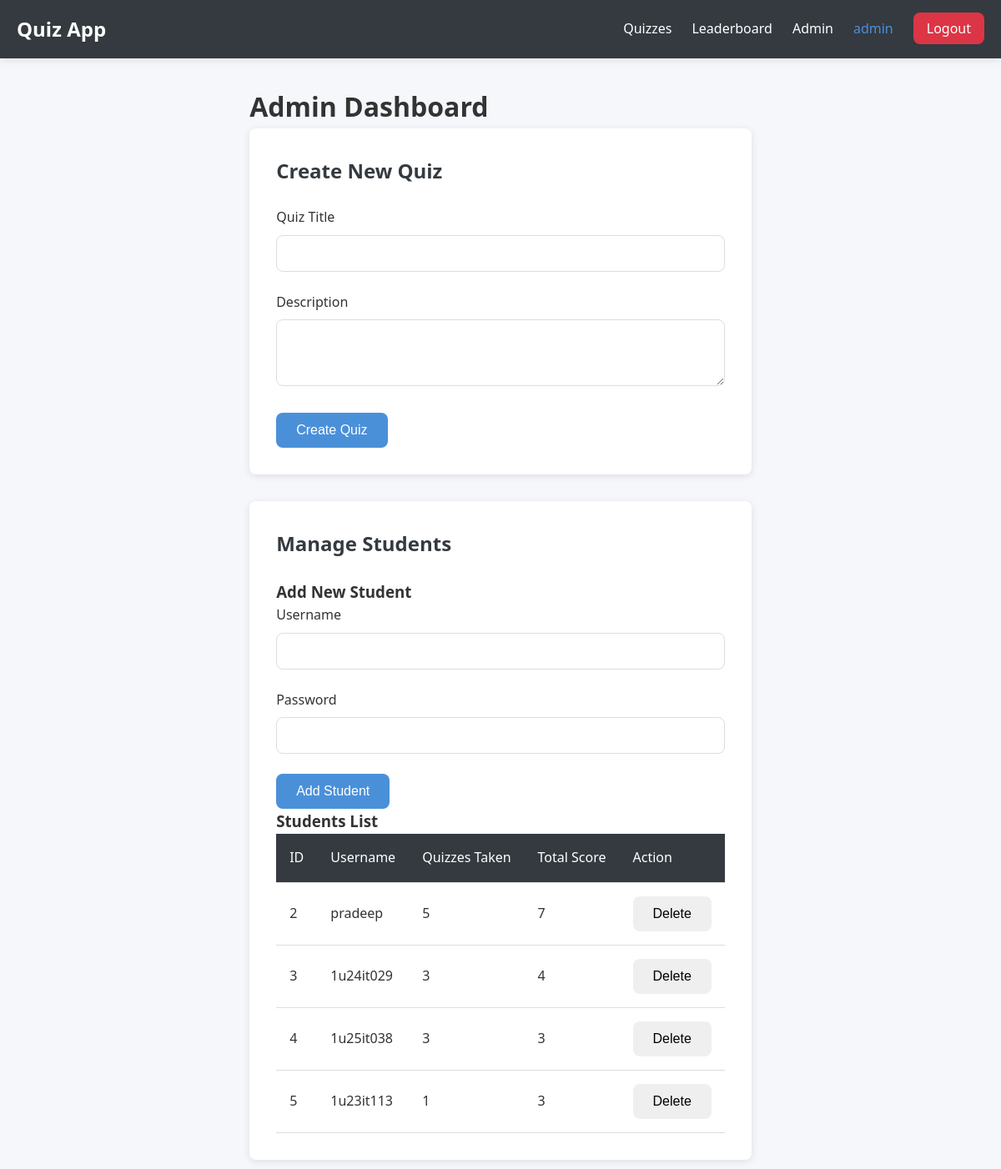
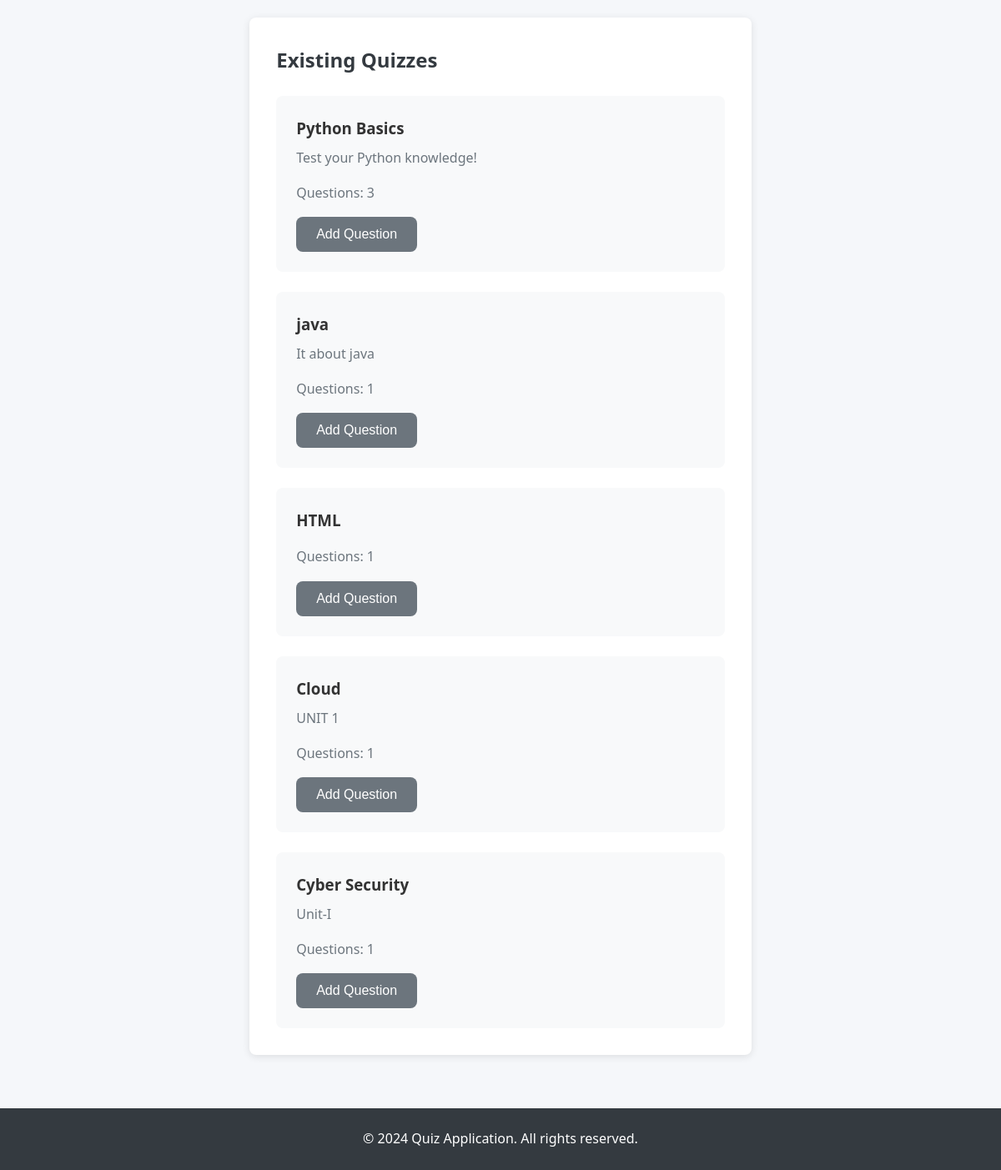
The page /admin (signed in) on the database its author committed (2 pictures, top to bottom).
### app.py (models this page shows)
class User(UserMixin, db.Model):
    id = db.Column(db.Integer, primary_key=True)
    username = db.Column(db.String(150), unique=True, nullable=False)
    password_hash = db.Column(db.String(200), nullable=False)
    is_admin = db.Column(db.Boolean, default=False)
    scores = db.relationship('Score', backref='user', lazy=True)

class Quiz(db.Model):
    id = db.Column(db.Integer, primary_key=True)
    title = db.Column(db.String(200), nullable=False)
    description = db.Column(db.Text)
    questions = db.relationship('Question', backref='quiz', lazy=True)

### app.py (the view)
@app.route('/admin')
@login_required
def admin():
    if not current_user.is_admin:
        flash('Access denied', 'error')
        return redirect(url_for('quizzes'))
    quizzes = Quiz.query.all()
    users = User.query.filter_by(is_admin=False).all()
    return render_template('admin.html', quizzes=quizzes, users=users)

### app.py (called while the page is built)
@login_manager.user_loader
def load_user(user_id):
    return User.query.get(int(user_id))

### templates/admin.html (shortened to what this page needs)
{% extends "base.html" %}
{% block content %}
<div class="admin-container">
    <h1>Admin Dashboard</h1>
    <div class="admin-section">
        <h2>Create New Quiz</h2>
        <form method="POST" action="{{ url_for('create_quiz') }}" class="admin-form">
            <div class="form-group">
                <label for="title">Quiz Title</label>
                <input type="text" id="title" name="title" required>
            </div>
            <div class="form-group">
                <label for="description">Description</label>
                <textarea id="description" name="description" rows="3"></textarea>
            </div>
            <button type="submit" class="btn btn-primary">Create Quiz</button>
        </form>
    </div>
    <div class="admin-section">
        <h2>Manage Students</h2>
        <div class="add-student-form">
            <h3>Add New Student</h3>
            <form method="POST" action="{{ url_for('add_student') }}" class="admin-form">
                <div class="form-group">
                    <label for="username">Username</label>
                    <input type="text" id="username" name="username" required>
                </div>
                <div class="form-group">
                    <label for="password">Password</label>
                    <input type="password" id="password" name="password" required>
                </div>
                <button type="submit" class="btn btn-primary">Add Student</button>
            </form>
        </div>
        <div class="students-list">
            <h3>Students List</h3>
            <table class="students-table">
                <thead>
                    <tr>
                        <th>ID</th>
                        <th>Username</th>
                        <th>Quizzes Taken</th>
                        <th>Total Score</th>
                        <th>Action</th>
                    </tr>
                </thead>
                <tbody>
                    {% for user in users %}
                    <tr>
                        <td>{{ user.id }}</td>
                        <td>{{ user.username }}</td>
                        <td>{{ user.scores|length }}</td>
                        <td>
                            {% set total_score = namespace(value=0) %}
                            {% for score in user.scores %}
                                {% set total_score.value = total_score.value + score.score %}
                            {% endfor %}
                            {{ total_score.value }}
                        </td>
                        <td>
                            <form method="POST" action="{{ url_for('delete_student', user_id=user.id) }}" style="display: inline;" onsubmit="return confirm('Are you sure you want to delete this student?');">
                                <button type="submit" class="btn btn-danger btn-sm">Delete</button>
                            </form>
                        </td>
                    </tr>
                    {% else %}
                    <tr>
                        <td colspan="5">No students registered yet.</td>
                    </tr>
                    {% endfor %}
                </tbody>
            </table>
        </div>
    </div>
    <div class="admin-section">
        <h2>Existing Quizzes</h2>
        <div class="quiz-list">
            {% for quiz in quizzes %}
            <div class="quiz-item">
                <h3>{{ quiz.title }}</h3>
                <p>{{ quiz.description }}</p>
                <p>Questions: {{ quiz.questions|length }}</p>
                <button class="btn btn-secondary" onclick="showAddQuestionForm({{ quiz.id }}, '{{ quiz.title }}')">
                    Add Question
                </button>
            </div>
            {% else %}
            <p>No quizzes created yet.</p>
            {% endfor %}
        </div>
    </div>
</div>
{% endblock %}

### templates/base.html (shortened to what this page needs)
<!DOCTYPE html>
<html lang="en">
<head>
    <link rel="stylesheet" href="{{ url_for('static', filename='css/styles.css') }}">
</head>
<body>
    <nav class="navbar">
        <div class="container">
            <a href="{{ url_for('index') }}" class="logo">Quiz App</a>
            <ul class="nav-links">
                {% if current_user.is_authenticated %}
                    <li><a href="{{ url_for('quizzes') }}">Quizzes</a></li>
                    <li><a href="{{ url_for('leaderboard') }}">Leaderboard</a></li>
                    {% if current_user.is_admin %}
                        <li><a href="{{ url_for('admin') }}">Admin</a></li>
                    {% endif %}
                    <li><span class="username">{{ current_user.username }}</span></li>
                    <li><a href="{{ url_for('logout') }}" class="btn-logout">Logout</a></li>
                {% endif %}
            </ul>
        </div>
    </nav>
    <div class="container main-content">
        {% block content %}{% endblock %}
    </div>
    <footer class="footer">
        <div class="container">
            <p>&copy; 2024 Quiz Application. All rights reserved.</p>
        </div>
    </footer>
</body>
</html>

### static/css/styles.css (style rules this page uses)
:root { --primary-color: #4a90d9; --secondary-color: #6c757d; --success-color: #28a745; --danger-color: #dc3545; --warning-color: #ffc107; --light-bg: #f8f9fa; --dark-bg: #343a40; --text-color: #333; --border-radius: 8px; --box-shadow: 0 2px 10px rgba(0, 0, 0, 0.1); }
* { margin: 0; padding: 0; box-sizing: border-box; }
body { font-family: 'Segoe UI', Tahoma, Geneva, Verdana, sans-serif; background-color: #f5f7fa; color: var(--text-color); line-height: 1.6; min-height: 100vh; display: flex; flex-direction: column; }
.container { max-width: 1200px; margin: 0 auto; padding: 0 20px; }
.navbar { background-color: var(--dark-bg); color: white; padding: 1rem 0; box-shadow: var(--box-shadow); }
.navbar .container { display: flex; justify-content: space-between; align-items: center; }
.navbar .logo { font-size: 1.5rem; font-weight: bold; color: white; text-decoration: none; }
.nav-links { display: flex; list-style: none; gap: 1.5rem; align-items: center; }
.nav-links a { color: white; text-decoration: none; transition: color 0.3s; }
.nav-links .username { color: var(--primary-color); font-weight: 500; }
.btn-logout { background-color: var(--danger-color); padding: 0.5rem 1rem; border-radius: var(--border-radius); }
.main-content { flex: 1; padding: 2rem 0; }
.form-group { margin-bottom: 1.5rem; }
.form-group label { display: block; margin-bottom: 0.5rem; font-weight: 500; }
.form-group input, .form-group textarea { width: 100%; padding: 0.75rem; border: 1px solid #ddd; border-radius: var(--border-radius); font-size: 1rem; transition: border-color 0.3s; }
.btn { display: inline-block; padding: 0.75rem 1.5rem; border: none; border-radius: var(--border-radius); font-size: 1rem; cursor: pointer; text-decoration: none; text-align: center; transition: all 0.3s; }
.btn-primary { background-color: var(--primary-color); color: white; }
.btn-secondary { background-color: var(--secondary-color); color: white; }
.admin-container { max-width: 900px; margin: 0 auto; }
.admin-section { background: white; padding: 2rem; border-radius: var(--border-radius); box-shadow: var(--box-shadow); margin-bottom: 2rem; }
.admin-section h2 { margin-bottom: 1.5rem; color: var(--dark-bg); }
.quiz-list { display: grid; gap: 1.5rem; }
.quiz-item { padding: 1.5rem; background: var(--light-bg); border-radius: var(--border-radius); }
.quiz-item h3 { margin-bottom: 0.5rem; }
.quiz-item p { color: var(--secondary-color); margin-bottom: 1rem; }
.students-list { overflow-x: auto; }
.students-table { width: 100%; border-collapse: collapse; background: white; }
.students-table th, .students-table td { padding: 1rem; text-align: left; border-bottom: 1px solid #ddd; }
.students-table th { background-color: var(--dark-bg); color: white; font-weight: 500; }
.students-table td { color: var(--text-color); }
.footer { background-color: var(--dark-bg); color: white; padding: 1.5rem 0; text-align: center; margin-top: auto; }

### rows shown on the page
User: username "admin"
User: id "2", username "pradeep", scores|length "5", value "7"
User: id "3", username "1u24it029", scores|length "3", value "4"
User: id "4", username "1u25it038", scores|length "3", value "3"
User: id "5", username "1u23it113", scores|length "1", value "3"
Quiz: title "Python Basics", description "Test your Python knowledge!", questions|length "3"
Quiz: title "java", description "It about java", questions|length "1"
Quiz: title "HTML", questions|length "1"
Quiz: title "Cloud", description "UNIT 1", questions|length "1"
Quiz: title "Cyber Security", description "Unit-I", questions|length "1"
